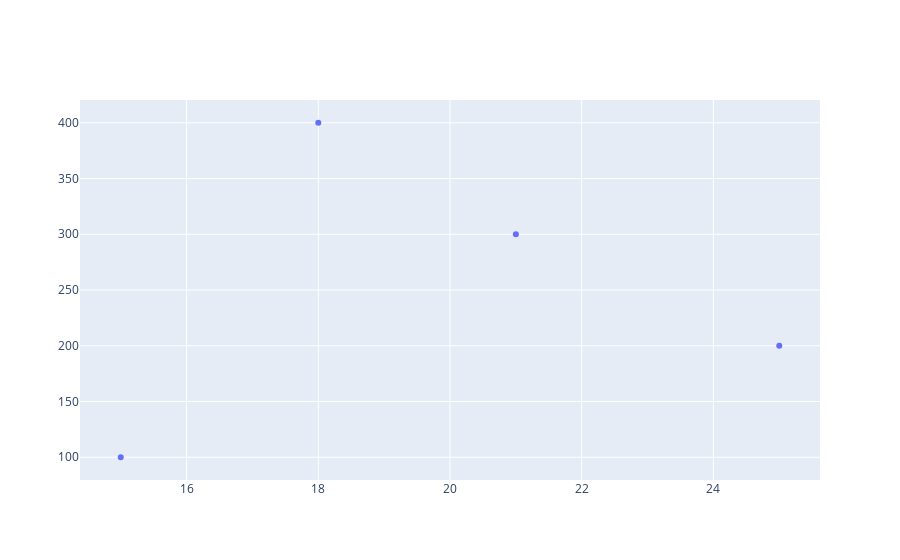

Source (notebook cell):
### Markdown cell above
# bubble charts

### Code cell
trace=go.Scatter(x=[15,18,21,25],
                y=[100,400,300,200],
                mode='markers')

data=[trace]

offline.iplot(data)

### Figure 1 — Plotly figure (JSON) as saved in the notebook; plotly's stock layout.template omitted (floating-point values rounded to 4 significant figures)
{"data": [{"mode": "markers", "type": "scatter", "x": [15, 18, 21, 25], "y": [100, 400, 300, 200]}], "layout": {}}
